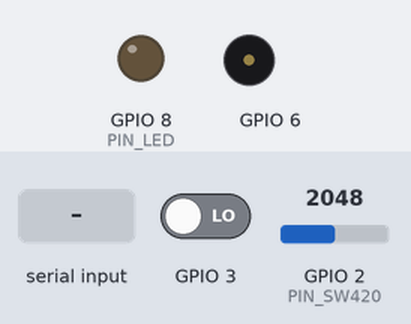
Recording of a sketch running on a simulated ESP32-C6. Shown: output pins drawn as LEDs (lit = HIGH), buzzer (waves = sounding). Dashed ring = blinking. The test bench sets the inputs (shaded band); at power-on: GPIO 2 (PIN_SW420) = 2048, GPIO 3 LOW (analog values on the 0–4095 scale). What the sketch prints to the serial monitor is not drawn.

Above: at 3.9 s.
4.0 s: "l" received over Serial
At 4.23 s:
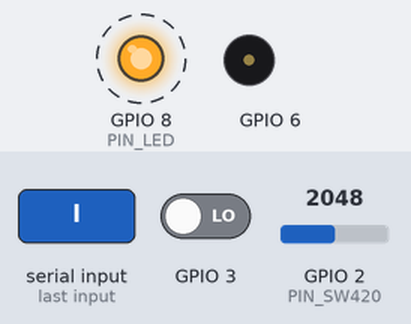
12.1 s: "b" received over Serial
At 12.41 s:
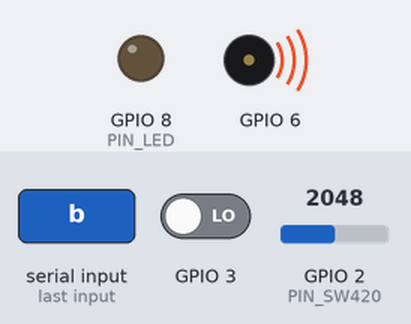
Timing chart, 0 to 15.1 s (numbered marks = the images above; inputs shaded):
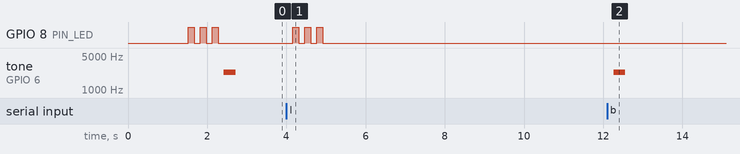

The sketch:

sensor_test.ino
```cpp
// sensor_test.ino: bench check for one XIAO ESP32-C5 field node's Grove wiring.
// Wiring under test (docs/HARDWARE.md): Sound Sensor D0 (ADC), SW-420 D1, Buzzer D4 (LED = on-board).
//
// Prints one line every 200 ms:
//   snd: mean/min/max/p2p/ac_rms in raw 12-bit counts, mean-crossings per window, clipped samples
//   sw:  current SW-420 level and edges seen in the window
// Serial commands (send a single character):
//   b = beep the buzzer (2.3 kHz, 300 ms)     l = blink the LED 3x
//   B = buzzer on for ~1 s WITHOUT blocking, so the mic stats show whether the mic hears it
//   w = dump 512 raw D0 samples at 8 kHz (one per line, between "# dump begin" / "# dump end")
//
// Flash:  arduino-cli compile --upload -p COMx -b esp32:esp32:XIAO_ESP32C5:CDCOnBoot=cdc firmware/sensor_test

#include <Arduino.h>
#include <algorithm>

#define PIN_SOUND D0
#define PIN_SW420 D1
#define PIN_BUZZER D4
#define PIN_LED LED_BUILTIN  // no external LED on the nodes

#define FS_HZ 8000
#define WINDOW_MS 200
#define BUZZ_HZ 2300

volatile uint32_t swEdges = 0, swTaps = 0, swLastUs = 0;
void IRAM_ATTR onSw() {  // edges closer than 60 ms belong to the same tap (switch chatter)
  uint32_t now = micros();
  if (now - swLastUs > 60000) swTaps++;
  swLastUs = now;
  swEdges++;
}

void beep(uint32_t ms) {
  ledcWriteTone(PIN_BUZZER, BUZZ_HZ);
  delay(ms);
  ledcWriteTone(PIN_BUZZER, 0);
}

void blink(int n) {
  for (int i = 0; i < n; i++) {
    digitalWrite(PIN_LED, HIGH); delay(150);
    digitalWrite(PIN_LED, LOW);  delay(150);
  }
}

void dump() {
  static uint16_t buf[512];
  const uint32_t period = 1000000UL / FS_HZ;
  uint32_t t = micros();
  for (int i = 0; i < 512; i++) {
    while ((int32_t)(micros() - t) < 0) {}
    t += period;
    buf[i] = analogRead(PIN_SOUND);
  }
  Serial.println("# dump begin");
  for (int i = 0; i < 512; i++) Serial.println(buf[i]);
  Serial.println("# dump end");
}

void setup() {
  Serial.begin(921600);
  delay(1500);
  pinMode(PIN_LED, OUTPUT);
  pinMode(PIN_SW420, INPUT);
  attachInterrupt(digitalPinToInterrupt(PIN_SW420), onSw, CHANGE);
  analogReadResolution(12);
  analogSetPinAttenuation(PIN_SOUND, ADC_11db);
  ledcAttach(PIN_BUZZER, BUZZ_HZ, 8);
  ledcWriteTone(PIN_BUZZER, 0);

  Serial.println("# sensor_test up: Sound=D0 SW420=D1 Buzzer=D4 LED=builtin");
  // measure how fast analogRead is on this core
  uint32_t t0 = micros();
  for (int i = 0; i < 200; i++) analogRead(PIN_SOUND);
  Serial.printf("# analogRead takes %.1f us\n", (micros() - t0) / 200.0f);
  Serial.println("# self-test: LED blinks 3x, then buzzer beeps");
  blink(3);
  beep(300);
}

uint32_t beepOffMs = 0;

void loop() {
  if (beepOffMs && millis() > beepOffMs) { ledcWriteTone(PIN_BUZZER, 0); beepOffMs = 0; Serial.println("# beep off"); }
  const uint32_t period = 1000000UL / FS_HZ;
  const int n = FS_HZ * WINDOW_MS / 1000;
  // pass 1: sample the window into a buffer at a fixed rate
  static uint16_t s[FS_HZ * WINDOW_MS / 1000];
  uint32_t t = micros();
  uint32_t late = 0;
  for (int i = 0; i < n; i++) {
    int32_t wait = (int32_t)(t - micros());
    if (wait < 0) late++;
    while ((int32_t)(micros() - t) < 0) {}
    t += period;
    s[i] = analogRead(PIN_SOUND);
  }
  // pass 2: stats
  uint32_t sum = 0; uint16_t mn = 4095, mx = 0; uint32_t clip = 0;
  for (int i = 0; i < n; i++) {
    sum += s[i]; mn = min(mn, s[i]); mx = max(mx, s[i]);
    if (s[i] <= 8 || s[i] >= 4087) clip++;
  }
  float mean = (float)sum / n, acc = 0; uint32_t xings = 0;
  for (int i = 0; i < n; i++) {
    float d = s[i] - mean; acc += d * d;
    if (i && ((s[i - 1] < mean) != (s[i] < mean))) xings++;
  }
  // onset strength: loudest 10 ms frame vs the median frame (mean abs deviation), in dB
  const int FR = FS_HZ / 100, NF = n / FR;
  float fe[32];
  for (int f = 0; f < NF; f++) {
    float a = 0;
    for (int i = f * FR; i < (f + 1) * FR; i++) a += fabsf(s[i] - mean);
    fe[f] = a / FR + 1;
  }
  float pk = 0; for (int f = 0; f < NF; f++) pk = max(pk, fe[f]);
  float srt[32]; memcpy(srt, fe, sizeof(float) * NF); std::sort(srt, srt + NF);
  float onset_db = 20 * log10f(pk / srt[NF / 2]);
  noInterrupts(); uint32_t edges = swEdges, taps = swTaps; swEdges = 0; swTaps = 0; interrupts();
  Serial.printf("snd mean=%4.0f min=%4u max=%4u p2p=%4u ac_rms=%6.1f xings=%3lu clip=%lu late=%lu onset_db=%4.1f | sw lvl=%d edges=%lu taps=%lu\n",
                mean, mn, mx, mx - mn, sqrtf(acc / n), (unsigned long)xings, (unsigned long)clip,
                (unsigned long)late, onset_db, digitalRead(PIN_SW420), (unsigned long)edges, (unsigned long)taps);

  while (Serial.available()) {
    char c = Serial.read();
    if (c == 'b') { Serial.println("# beep"); beep(300); }
    else if (c == 'B') { Serial.println("# beep on (non-blocking, ~1 s)"); ledcWriteTone(PIN_BUZZER, BUZZ_HZ); beepOffMs = millis() + 1000; }
    else if (c >= '1' && c <= '6') {  // tone sweep: 1=1000 2=1500 3=2000 4=2300 5=3000 6=500 Hz, ~0.6 s, non-blocking
      static const uint16_t hz[] = {1000, 1500, 2000, 2300, 3000, 500};
      ledcWriteTone(PIN_BUZZER, hz[c - '1']); beepOffMs = millis() + 600;
      Serial.printf("# tone %u Hz\n", hz[c - '1']);
    }
    else if (c == 't') {
      uint32_t t0 = micros();
      for (int i = 0; i < 1000; i++) analogRead(PIN_SOUND);
      Serial.printf("# analogRead takes %.1f us\n", (micros() - t0) / 1000.0f);
    }
    else if (c == 'l') { Serial.println("# blink"); blink(3); }
    else if (c == 'w') dump();
  }
}
```

Measured:
- after the input at 4.0 s, GPIO 8 (PIN_LED): alternates HIGH for 0.15 s and LOW for 0.15 s, 6 changes in all, then stays LOW, starting after 0.16 s
- after the input at 12.1 s, tone on GPIO 6: silent → 2300 Hz after 0.16 s, → silent 0.30 s later
